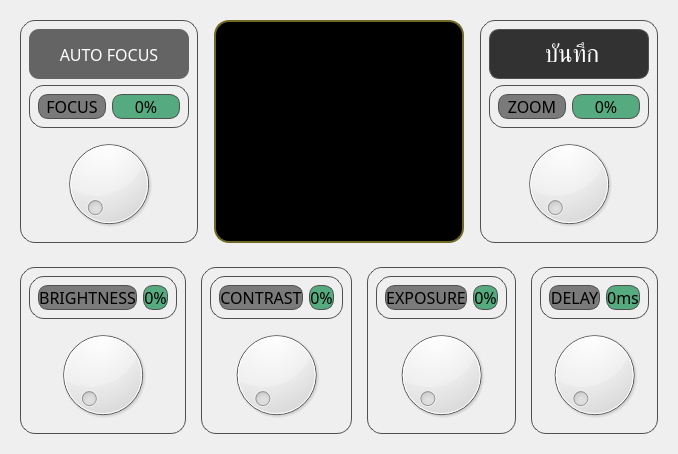
         <widget class="QWidget" name="camera_setting_page">
          <layout class="QVBoxLayout" name="verticalLayout_18">
           <item>
            <widget class="QWidget" name="widget_20" native="true">
             <layout class="QHBoxLayout" name="horizontalLayout_17">
              <item>
               <widget class="QWidget" name="cameraFocusWidget" native="true">
                <property name="minimumSize">
                 <size>
                  <width>150</width>
                  <height>0</height>
                 </size>
                </property>
                <property name="font">
                 <font>
                  <pointsize>12</pointsize>
                 </font>
                </property>
                <property name="styleSheet">
                 <string notr="true">border: solid;
border-width: 1px;
border-color: rgb(80, 80, 80);
border-radius: 15px;</string>
                </property>
                <layout class="QVBoxLayout" name="verticalLayout_9">
                 <item>
                  <widget class="QPushButton" name="cameraAutoFocus">
                   <property name="minimumSize">
                    <size>
                     <width>0</width>
                     <height>50</height>
                    </size>
                   </property>
                   <property name="maximumSize">
                    <size>
                     <width>16777215</width>
                     <height>50</height>
                    </size>
                   </property>
                   <property name="font">
                    <font>
                     <family>Kanit</family>
                     <pointsize>12</pointsize>
                    </font>
                   </property>
                   <property name="styleSheet">
                    <string notr="true">QPushButton {
	background-color: rgb(100, 100, 100);
	color: rgb(161, 161, 161);
	color: white;
	text-align: center;
	height: 30px;
	border: none;
	border-radius: 10px;
	padding: 15px;
}

QPushButton:checked {
	background-color: rgb(50, 50, 50);
}</string>
                   </property>
                   <property name="text">
                    <string>AUTO FOCUS</string>
                   </property>
                   <property name="checkable">
                    <bool>true</bool>
                   </property>
                   <property name="checked">
                    <bool>false</bool>
                   </property>
                  </widget>
                 </item>
                 <item>
                  <widget class="QWidget" name="cameraFocusWidget2" native="true">
                   <property name="maximumSize">
                    <size>
                     <width>16777215</width>
                     <height>50</height>
                    </size>
                   </property>
                   <layout class="QHBoxLayout" name="horizontalLayout_8">
                    <item>
                     <widget class="QLabel" name="cameraFocusLabel">
                      <property name="font">
                       <font>
                        <family>Kanit</family>
                        <pointsize>12</pointsize>
                        <bold>false</bold>
                       </font>
                      </property>
                      <property name="styleSheet">
                       <string notr="true">background-color: rgb(122, 122, 122);
border-radius: 10px;</string>
                      </property>
                      <property name="text">
                       <string>FOCUS</string>
                      </property>
                      <property name="alignment">
                       <set>Qt::AlignmentFlag::AlignCenter</set>
                      </property>
                     </widget>
                    </item>
                    <item>
                     <widget class="QLabel" name="cameraFocusValue">
                      <property name="font">
                       <font>
                        <family>Kanit</family>
                        <pointsize>12</pointsize>
                        <bold>false</bold>
                       </font>
                      </property>
                      <property name="styleSheet">
                       <string notr="true">border-radius: 10px;
background-color: rgb(85, 170, 127);</string>
                      </property>
                      <property name="text">
                       <string>0%</string>
                      </property>
                      <property name="alignment">
                       <set>Qt::AlignmentFlag::AlignCenter</set>
                      </property>
                     </widget>
                    </item>
                   </layout>
                  </widget>
                 </item>
                 <item>
                  <widget class="QDial" name="cameraFocus">
                   <property name="maximum">
                    <number>255</number>
                   </property>
                  </widget>
                 </item>
                </layout>
               </widget>
              </item>
              <item>
               <widget class="QWidget" name="camera_monitor_widget" native="true">
                <layout class="QVBoxLayout" name="verticalLayout_19">
                 <property name="spacing">
                  <number>0</number>
                 </property>
                 <property name="leftMargin">
                  <number>10</number>
                 </property>
                 <property name="topMargin">
                  <number>0</number>
                 </property>
                 <property name="rightMargin">
                  <number>10</number>
                 </property>
                 <property name="bottomMargin">
                  <number>0</number>
                 </property>
                 <item>
                  <widget class="QLabel" name="camera_setting_monitor">
                   <property name="minimumSize">
                    <size>
                     <width>250</width>
                     <height>0</height>
                    </size>
                   </property>
                   <property name="maximumSize">
                    <size>
                     <width>375</width>
                     <height>250</height>
                    </size>
                   </property>
                   <property name="styleSheet">
                    <string notr="true">QLabel {
	border: solid;
	border-width: 2px;
	border-color: rgb(111, 105, 37);
	border-radius: 15px;
	background-color: rgb(0, 0, 0);
}
</string>
                   </property>
                   <property name="text">
                    <string/>
                   </property>
                   <property name="pixmap">
                    <pixmap resource="resource.qrc">:/assets/icon/picture_default.png</pixmap>
                   </property>
                   <property name="scaledContents">
                    <bool>true</bool>
                   </property>
                  </widget>
                 </item>
                </layout>
               </widget>
              </item>
              <item>
               <widget class="QWidget" name="cameraZoomWidget" native="true">
                <property name="minimumSize">
                 <size>
                  <width>150</width>
                  <height>0</height>
                 </size>
                </property>
                <property name="styleSheet">
                 <string notr="true">border: solid;
border-width: 1px;
border-color: rgb(80, 80, 80);
border-radius: 15px;</string>
                </property>
                <layout class="QVBoxLayout" name="verticalLayout_17">
                 <item>
                  <widget class="QPushButton" name="save_camera_setting">
                   <property name="minimumSize">
                    <size>
                     <width>0</width>
                     <height>50</height>
                    </size>
                   </property>
                   <property name="maximumSize">
                    <size>
                     <width>16777215</width>
                     <height>50</height>
                    </size>
                   </property>
                   <property name="font">
                    <font>
                     <family>Kanit</family>
                     <pointsize>18</pointsize>
                     <italic>false</italic>
                     <fontweight>Medium</fontweight>
                    </font>
                   </property>
                   <property name="styleSheet">
                    <string notr="true">QPushButton {
	background-color: rgb(50, 50, 50);
	color: rgb(255, 255, 255);
	border-radius: 10px;
}

QPushButton:pressed {
	background-color: rgb(100, 100, 100);
}
</string>
                   </property>
                   <property name="text">
                    <string> บันทึก</string>
                   </property>
                   <property name="icon">
                    <iconset resource="resource.qrc">
                     <normaloff>:/assets/icon/save.png</normaloff>:/assets/icon/save.png</iconset>
                   </property>
                   <property name="iconSize">
                    <size>
                     <width>25</width>
                     <height>25</height>
                    </size>
                   </property>
                  </widget>
                 </item>
                 <item>
                  <widget class="QWidget" name="cameraZoomWidget2" native="true">
                   <property name="maximumSize">
                    <size>
                     <width>16777215</width>
                     <height>50</height>
                    </size>
                   </property>
                   <layout class="QHBoxLayout" name="horizontalLayout_13">
                    <item>
                     <widget class="QLabel" name="cameraZoomLabel">
                      <property name="font">
                       <font>
                        <family>Kanit</family>
                        <pointsize>12</pointsize>
                        <bold>false</bold>
                       </font>
                      </property>
                      <property name="styleSheet">
                       <string notr="true">background-color: rgb(122, 122, 122);
border-radius: 10px;</string>
                      </property>
                      <property name="text">
                       <string>ZOOM</string>
                      </property>
                      <property name="alignment">
                       <set>Qt::AlignmentFlag::AlignCenter</set>
                      </property>
                     </widget>
                    </item>
                    <item>
                     <widget class="QLabel" name="cameraZoomValue">
                      <property name="font">
                       <font>
                        <family>Kanit</family>
                        <pointsize>12</pointsize>
                        <bold>false</bold>
                       </font>
                      </property>
                      <property name="styleSheet">
                       <string notr="true">border-radius: 10px;
background-color: rgb(85, 170, 127);</string>
                      </property>
                      <property name="text">
                       <string>0%</string>
                      </property>
                      <property name="alignment">
                       <set>Qt::AlignmentFlag::AlignCenter</set>
                      </property>
                     </widget>
                    </item>
                   </layout>
                  </widget>
                 </item>
                 <item>
                  <widget class="QDial" name="cameraZoom">
                   <property name="minimum">
                    <number>100</number>
                   </property>
                   <property name="maximum">
                    <number>500</number>
                   </property>
                  </widget>
                 </item>
                </layout>
               </widget>
              </item>
             </layout>
            </widget>
           </item>
           <item>
            <widget class="QWidget" name="widget_19" native="true">
             <layout class="QHBoxLayout" name="horizontalLayout_16">
              <property name="spacing">
               <number>15</number>
              </property>
              <item>
               <widget class="QWidget" name="cameraBrightnessWidget" native="true">
                <property name="styleSheet">
                 <string notr="true">border: solid;
border-width: 1px;
border-color: rgb(80, 80, 80);
border-radius: 15px;</string>
                </property>
                <layout class="QVBoxLayout" name="verticalLayout_10">
                 <item>
                  <widget class="QWidget" name="cameraBrightnessWidget2" native="true">
                   <property name="maximumSize">
                    <size>
                     <width>16777215</width>
                     <height>50</height>
                    </size>
                   </property>
                   <layout class="QHBoxLayout" name="horizontalLayout_9">
                    <item>
                     <widget class="QLabel" name="cameraBrightnessLabel">
                      <property name="font">
                       <font>
                        <family>Kanit</family>
                        <pointsize>12</pointsize>
                        <bold>false</bold>
                       </font>
                      </property>
                      <property name="styleSheet">
                       <string notr="true">background-color: rgb(122, 122, 122);
border-radius: 10px;</string>
                      </property>
                      <property name="text">
                       <string>BRIGHTNESS</string>
                      </property>
                      <property name="alignment">
                       <set>Qt::AlignmentFlag::AlignCenter</set>
                      </property>
                     </widget>
                    </item>
                    <item>
                     <widget class="QLabel" name="cameraBrightnessValue">
                      <property name="font">
                       <font>
                        <family>Kanit</family>
                        <pointsize>12</pointsize>
                        <bold>false</bold>
                       </font>
                      </property>
                      <property name="styleSheet">
                       <string notr="true">border-radius: 10px;
background-color: rgb(85, 170, 127);</string>
                      </property>
                      <property name="text">
                       <string>0%</string>
                      </property>
                      <property name="alignment">
                       <set>Qt::AlignmentFlag::AlignCenter</set>
                      </property>
                     </widget>
                    </item>
                   </layout>
                  </widget>
                 </item>
                 <item>
                  <widget class="QDial" name="cameraBrightness">
                   <property name="maximum">
                    <number>255</number>
                   </property>
                  </widget>
                 </item>
                </layout>
               </widget>
              </item>
              <item>
               <widget class="QWidget" name="cameraContrastWidget" native="true">
                <property name="styleSheet">
                 <string notr="true">border: solid;
border-width: 1px;
border-color: rgb(80, 80, 80);
border-radius: 15px;</string>
                </property>
                <layout class="QVBoxLayout" name="verticalLayout_12">
                 <item>
                  <widget class="QWidget" name="cameraContrastWidget2" native="true">
                   <property name="maximumSize">
                    <size>
                     <width>16777215</width>
                     <height>50</height>
                    </size>
                   </property>
                   <layout class="QHBoxLayout" name="horizontalLayout_10">
                    <item>
                     <widget class="QLabel" name="cameraContrastLabel">
                      <property name="font">
                       <font>
                        <family>Kanit</family>
                        <pointsize>12</pointsize>
                        <bold>false</bold>
                       </font>
                      </property>
                      <property name="styleSheet">
                       <string notr="true">background-color: rgb(122, 122, 122);
border-radius: 10px;</string>
                      </property>
                      <property name="text">
                       <string>CONTRAST</string>
                      </property>
                      <property name="alignment">
                       <set>Qt::AlignmentFlag::AlignCenter</set>
                      </property>
                     </widget>
                    </item>
                    <item>
                     <widget class="QLabel" name="cameraContrastValue">
                      <property name="font">
                       <font>
                        <family>Kanit</family>
                        <pointsize>12</pointsize>
                        <bold>false</bold>
                       </font>
                      </property>
                      <property name="styleSheet">
                       <string notr="true">border-radius: 10px;
background-color: rgb(85, 170, 127);</string>
                      </property>
                      <property name="text">
                       <string>0%</string>
                      </property>
                      <property name="alignment">
                       <set>Qt::AlignmentFlag::AlignCenter</set>
                      </property>
                     </widget>
                    </item>
                   </layout>
                  </widget>
                 </item>
                 <item>
                  <widget class="QDial" name="cameraContrast">
                   <property name="maximum">
                    <number>255</number>
                   </property>
                  </widget>
                 </item>
                </layout>
               </widget>
              </item>
              <item>
               <widget class="QWidget" name="cameraExposureWidget" native="true">
                <property name="styleSheet">
                 <string notr="true">border: solid;
border-width: 1px;
border-color: rgb(80, 80, 80);
border-radius: 15px;</string>
                </property>
                <layout class="QVBoxLayout" name="verticalLayout_15">
                 <item>
                  <widget class="QWidget" name="cameraExposureWidget2" native="true">
                   <property name="maximumSize">
                    <size>
                     <width>16777215</width>
                     <height>50</height>
                    </size>
                   </property>
                   <layout class="QHBoxLayout" name="horizontalLayout_11">
                    <item>
                     <widget class="QLabel" name="cameraExposureLabel">
                      <property name="font">
                       <font>
                        <family>Kanit</family>
                        <pointsize>12</pointsize>
                        <bold>false</bold>
                       </font>
                      </property>
                      <property name="styleSheet">
                       <string notr="true">background-color: rgb(122, 122, 122);
border-radius: 10px;</string>
                      </property>
                      <property name="text">
                       <string>EXPOSURE</string>
                      </property>
                      <property name="alignment">
                       <set>Qt::AlignmentFlag::AlignCenter</set>
                      </property>
                     </widget>
                    </item>
                    <item>
                     <widget class="QLabel" name="cameraExposureValue">
                      <property name="font">
                       <font>
                        <family>Kanit</family>
                        <pointsize>12</pointsize>
                        <bold>false</bold>
                       </font>
                      </property>
                      <property name="styleSheet">
                       <string notr="true">border-radius: 10px;
background-color: rgb(85, 170, 127);</string>
                      </property>
                      <property name="text">
                       <string>0%</string>
                      </property>
                      <property name="alignment">
                       <set>Qt::AlignmentFlag::AlignCenter</set>
                      </property>
                     </widget>
                    </item>
                   </layout>
                  </widget>
                 </item>
                 <item>
                  <widget class="QDial" name="cameraExposure">
                   <property name="maximum">
                    <number>255</number>
                   </property>
                  </widget>
                 </item>
                </layout>
               </widget>
              </item>
              <item>
               <widget class="QWidget" name="sensorDelayWidget" native="true">
                <property name="styleSheet">
                 <string notr="true">border: solid;
border-width: 1px;
border-color: rgb(80, 80, 80);
border-radius: 15px;</string>
                </property>
                <layout class="QVBoxLayout" name="verticalLayout_16">
                 <item>
                  <widget class="QWidget" name="sensorDelayWidget2" native="true">
                   <property name="maximumSize">
                    <size>
                     <width>16777215</width>
                     <height>50</height>
                    </size>
                   </property>
                   <layout class="QHBoxLayout" name="horizontalLayout_12">
                    <item>
                     <widget class="QLabel" name="sensorDelayWidgetLabel">
                      <property name="font">
                       <font>
                        <family>Kanit</family>
                        <pointsize>12</pointsize>
                        <bold>false</bold>
                       </font>
                      </property>
                      <property name="styleSheet">
                       <string notr="true">background-color: rgb(122, 122, 122);
border-radius: 10px;</string>
                      </property>
                      <property name="text">
                       <string>DELAY</string>
                      </property>
                      <property name="alignment">
                       <set>Qt::AlignmentFlag::AlignCenter</set>
                      </property>
                     </widget>
                    </item>
                    <item>
                     <widget class="QLabel" name="sensorDelayValue">
                      <property name="font">
                       <font>
                        <family>Kanit</family>
                        <pointsize>12</pointsize>
                        <bold>false</bold>
                       </font>
                      </property>
                      <property name="styleSheet">
                       <string notr="true">border-radius: 10px;
background-color: rgb(85, 170, 127);</string>
                      </property>
                      <property name="text">
                       <string>0ms</string>
                      </property>
                      <property name="alignment">
                       <set>Qt::AlignmentFlag::AlignCenter</set>
                      </property>
                     </widget>
                    </item>
                   </layout>
                  </widget>
                 </item>
                 <item>
                  <widget class="QDial" name="sensorDelay">
                   <property name="maximum">
                    <number>500</number>
                   </property>
                  </widget>
                 </item>
                </layout>
               </widget>
              </item>
             </layout>
            </widget>
           </item>
          </layout>
         </widget>
